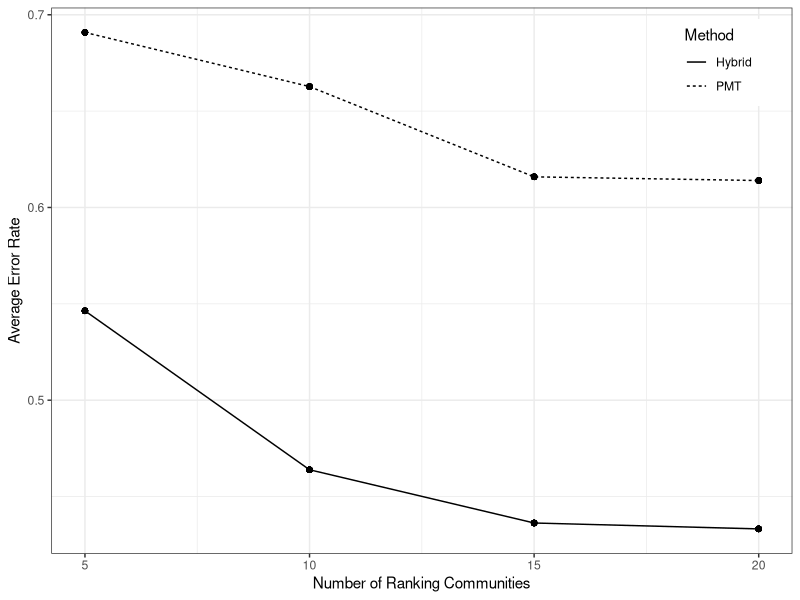
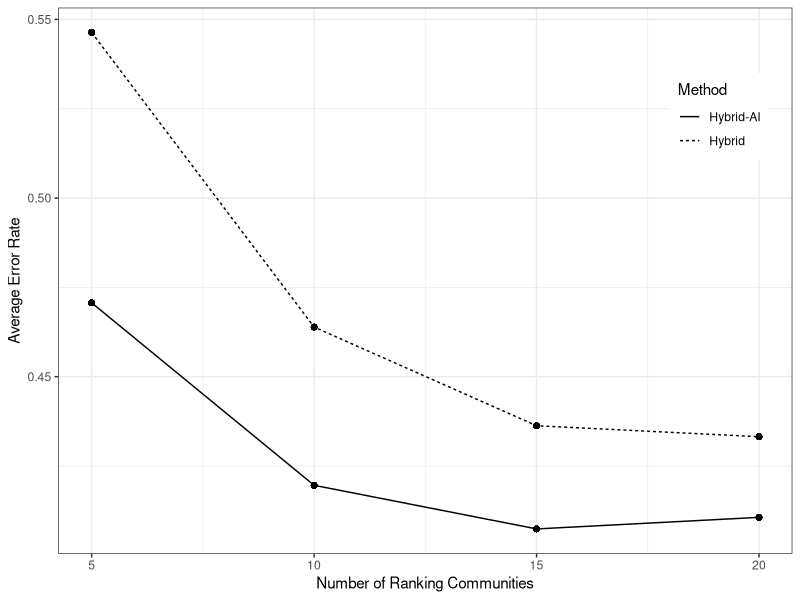
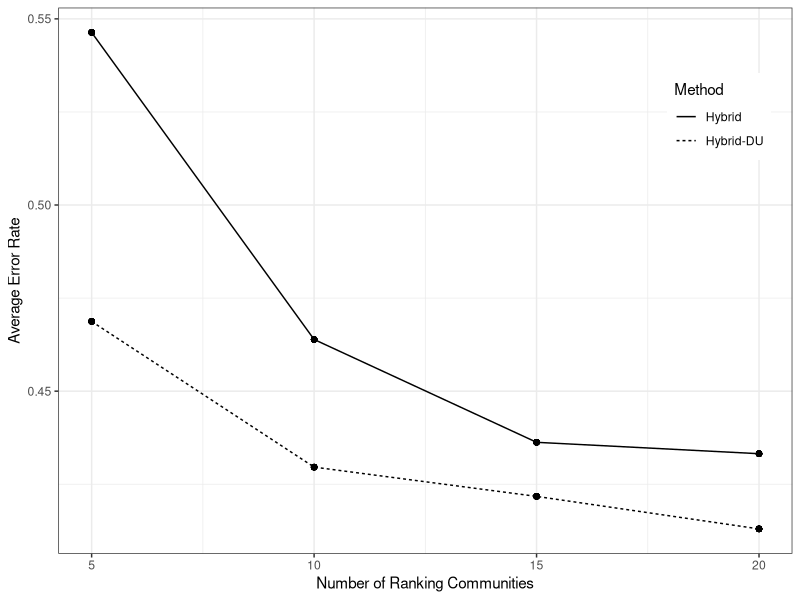
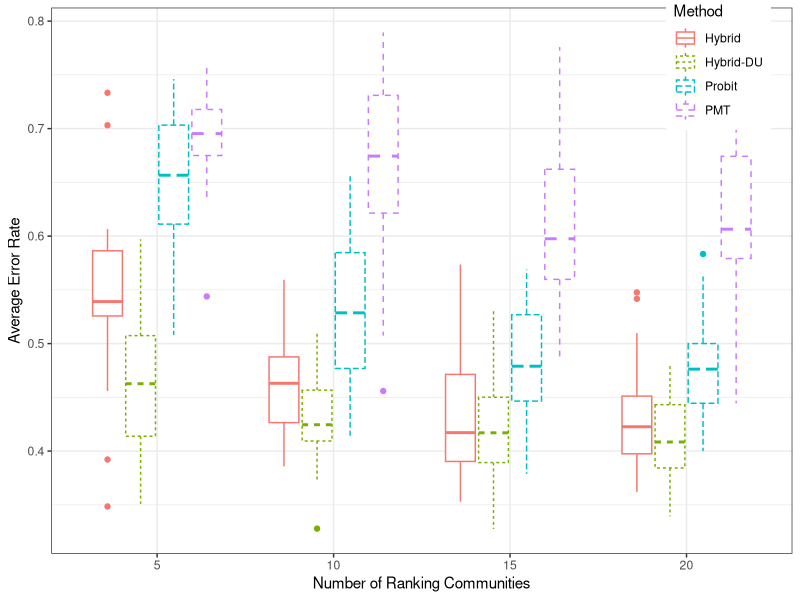
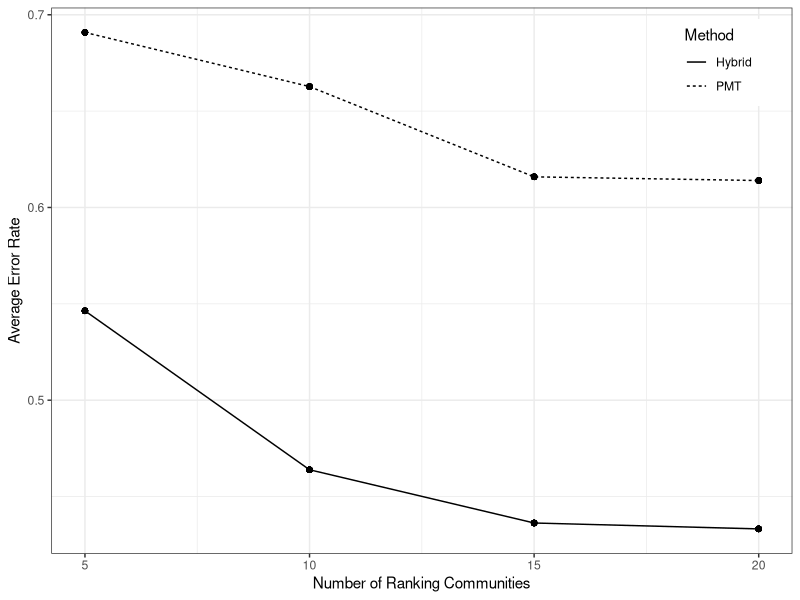
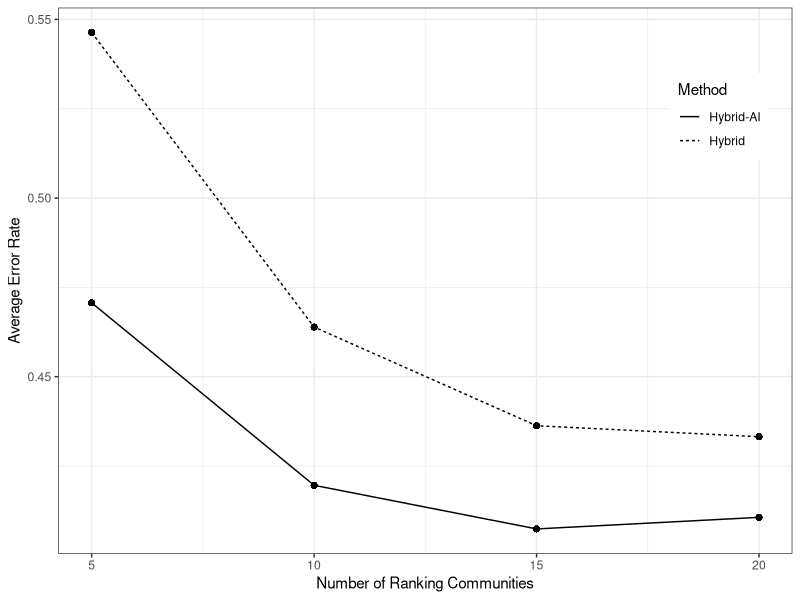
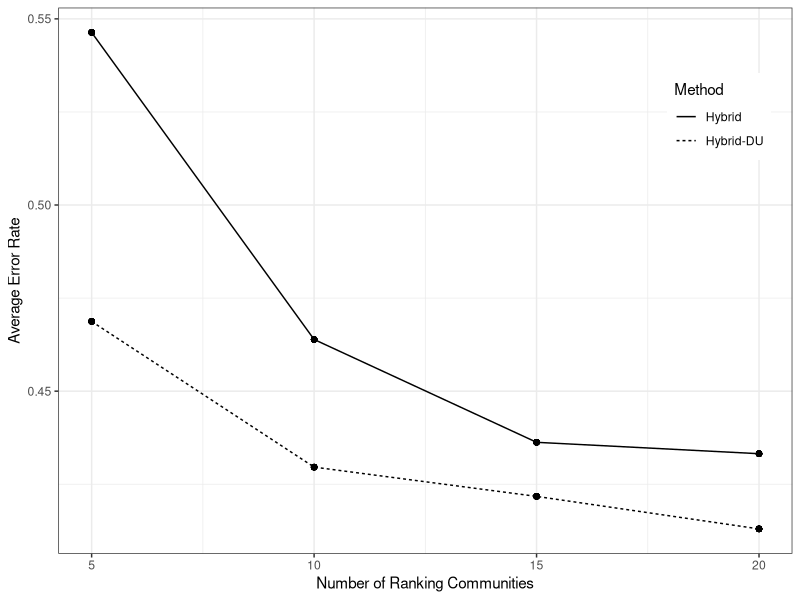

Reproduce these figures in R, in order. (Note: this script raises an error after producing the figures.)
library(dplyr)
library(ggplot2)
library(reshape2)

all_results <- read.csv("Hillebrecht Analysis/all_results.csv")

all_coef <- read.csv("Hillebrecht Analysis/all_coef.csv")

#### --- ERROR RATE PLOTS ----------------------------------

plot_data <- all_results %>%  mutate(IER = 1-Precision,
                                     EER = 1-Sensitivity) %>%
  melt(id.var = c("Method", "CBT_ncomm")) %>%
  mutate(Method = factor(Method, levels = c("Hybrid Score (corrected)","Hybrid Score","CBT Score", "CBT Score (corrected)","CBT DU", "CBT Probit", "PMT OLS"),
                         labels = c("Hybrid-AI-EC","Hybrid-AI","Hybrid","Hybrid-EC","Hybrid-DU", "Probit", "PMT"))) %>%
  group_by(Method, CBT_ncomm, variable) %>%
  mutate(mean = mean(value ),
         min = min(value),
         max = max(value))%>%ungroup


plot_data %>%
  subset(variable %in% c( "IER") & Method %in% c("Hybrid", "PMT", "Probit")  )%>%
  ggplot() + geom_line(aes(x = CBT_ncomm, y = mean, linetype = Method)) +
  geom_point(aes(x = CBT_ncomm, y = mean)) +
  #geom_linerange(aes(x = CBT_ncomm, ymin = min,ymax=max, linetype = Method))+
  theme_bw() +
  labs(x = "Number of Ranking Communities", y = "Average Error Rate")+ 
  theme(legend.position = c(0.9, 0.9))

ggsave("Hillebrecht Analysis/ER_hybrid.pdf", width = 8, height = 4)


plot_data %>%
  subset(variable %in% c( "IER") & Method %in% c("Hybrid", "Hybrid-AI")  )%>%
  ggplot() + geom_line(aes(x = CBT_ncomm, y = mean, linetype = Method)) +
  geom_point(aes(x = CBT_ncomm, y = mean)) +
  #geom_linerange(aes(x = CBT_ncomm, ymin = min,ymax=max, linetype = Method))+
  theme_bw() +
  labs(x = "Number of Ranking Communities", y = "Average Error Rate")+ 
  theme(legend.position = c(0.9, 0.8))

ggsave("Hillebrecht Analysis/ER_hybrid_AI.pdf", width = 8, height = 4)

plot_data %>%
  subset(variable %in% c( "IER") & Method %in% c("Hybrid", "Hybrid-DU")  )%>%
  ggplot() + geom_line(aes(x = CBT_ncomm, y = mean, linetype = Method)) +
  geom_point(aes(x = CBT_ncomm, y = mean)) +
  #geom_linerange(aes(x = CBT_ncomm, ymin = min,ymax=max, linetype = Method))+
  theme_bw() +
  labs(x = "Number of Ranking Communities", y = "Average Error Rate")+ 
  theme(legend.position = c(0.9, 0.8))

ggsave("Hillebrecht Analysis/ER_hybrid_DU.pdf", width = 8, height = 4)



all_results %>%  mutate(IER = 1-Precision,
                        EER = 1-Sensitivity) %>%
  melt(id.var = c("Method", "CBT_ncomm")) %>%
  mutate(Method = factor(Method, levels = c("Hybrid Score (corrected)","Hybrid Score","CBT Score", "CBT Score (corrected)","CBT DU", "CBT Logit", "PMT OLS"),
                         labels = c("Hybrid-AI-EC","Hybrid-AI","Hybrid","Hybrid-EC","Hybrid-DU", "Probit", "PMT"))) %>%
  subset(variable %in% c( "IER") & Method %in% c("Hybrid", "PMT", "Probit", "Hybrid-DU")  )%>%
  ggplot() + geom_boxplot(aes(x = as.factor(CBT_ncomm), y = value, linetype = Method,colour = Method)) +
  #geom_point(aes(x = CBT_ncomm, y = mean)) +
  #geom_linerange(aes(x = CBT_ncomm, ymin = min,ymax=max, linetype = Method))+
  theme_bw() +
  labs(x = "Number of Ranking Communities", y = "Average Error Rate")+ 
  theme(legend.position = c(0.9, 0.9))

#### --- COEFFICIENT PLOTS ----------------------------------

variable_labels <- read.csv("Data/Burkina Faso/Cleaning/variables.csv")
#variable_labels_add <- data.frame(Name = "connected", Definition = "Elite connection")

#variable_labels <- rbind(variable_labels, variable_labels_add)

score_order <- all_coef %>% merge(variable_labels, by.x = "parameter", by.y = "Name") %>% 
  subset(CBT_ncomm == 20 & rep == 1) %>%
  dplyr::select(Definition,Category, CB_beta_rank_mean) %>%
  subset(CB_beta_rank_mean != 0)%>% #remove elite connection 0
  melt(id.vars = c("Definition", "Category")) %>%
  group_by(Definition, Category,variable) %>%
  summarise(mean = mean(value)) %>%
  group_by(Category,variable) %>%
  mutate(std_mean =mean/(length(mean)/sum(1/mean))) %>%
  arrange(Category,mean) 

all_coef %>%merge(variable_labels, by.x = "parameter", by.y = "Name") %>% subset(CBT_ncomm == 20 & rep == 1) %>%
  dplyr::select(Definition, Category, CB_beta_rank_mean, PMT_beta) %>%
  subset(CB_beta_rank_mean != 0)%>% #remove elite connection 0
  melt(id.vars = c("Definition", "Category")) %>%
  group_by(Definition, Category, variable) %>%
  summarise(mean = mean(value)) %>% ungroup() %>%
  group_by(variable) %>%
  mutate(std_mean = mean/(length(mean)/sum(1/mean))) %>%
  ungroup() %>%
  mutate(Definition = factor(Definition, levels = score_order$Definition),
         variable = factor(variable, levels = c("CB_beta_rank_mean", "PMT_beta"),
                           labels = c("Hybrid", "PMT")))%>%
  ggplot() + 
  geom_col(aes(x = Definition, y = std_mean, fill = variable ), position = "dodge") +
  #facet_grid(Category~., scales = "free_y")+
  coord_flip() + 
  theme_bw() +
  labs(x = "", y = "Standardized Coefficient Estimate \n (Relative to harmonic mean)") +
  scale_fill_grey("Method")


ggsave("Hillebrecht Analysis/coef_score.pdf", width = 12, height = 12)




#------OLD-----------------------
all_results %>%  mutate(IER = 1-Precision,
                        EER = 1-Sensitivity) %>%
  melt(id.var = c("Method", "CBT_ncomm")) %>%
  mutate(Method = factor(Method, levels = c("Hybrid Score","CBT Score", "CBT Probit", "PMT OLS"),
                         labels = c("Hybrid Score","CBT Score", "CBT Probit", "PMT OLS"))) %>%
  group_by(Method, CBT_ncomm, variable) %>%
  mutate(mean = median(value ))%>%ungroup%>%
  subset(variable %in% c("TD", "IER", "EER")  )%>%#& !Method %in% c("CBT Probit", "PMT OLS")
  ggplot() + 
  geom_boxplot(aes(x = Method, y = value, colour = Method, group = interaction(CBT_ncomm, Method))) + 
  stat_summary(aes(x = Method, y = value, colour = Method, group = interaction(CBT_ncomm, Method)),
               fun=mean, geom="point", color="black")+
  facet_grid(variable~CBT_ncomm, scales = "free")+ theme_bw() +
  theme(axis.text.x = element_text(angle = 45, hjust = .9))  +
  scale_colour_brewer(type = "qual", palette = "Dark2")
ggsave("Hillebrecht Analysis/all_results.pdf")
